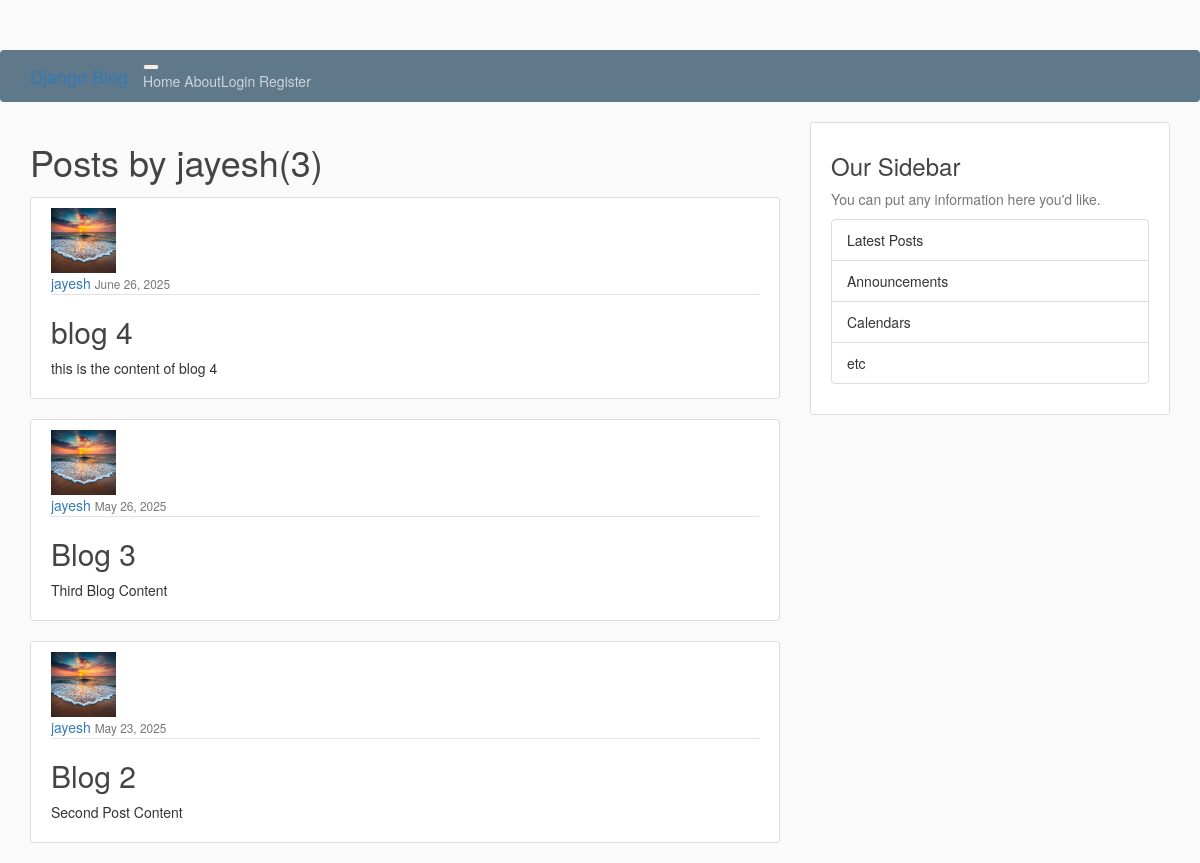
The page /user/jayesh/ on the database as committed earlier.
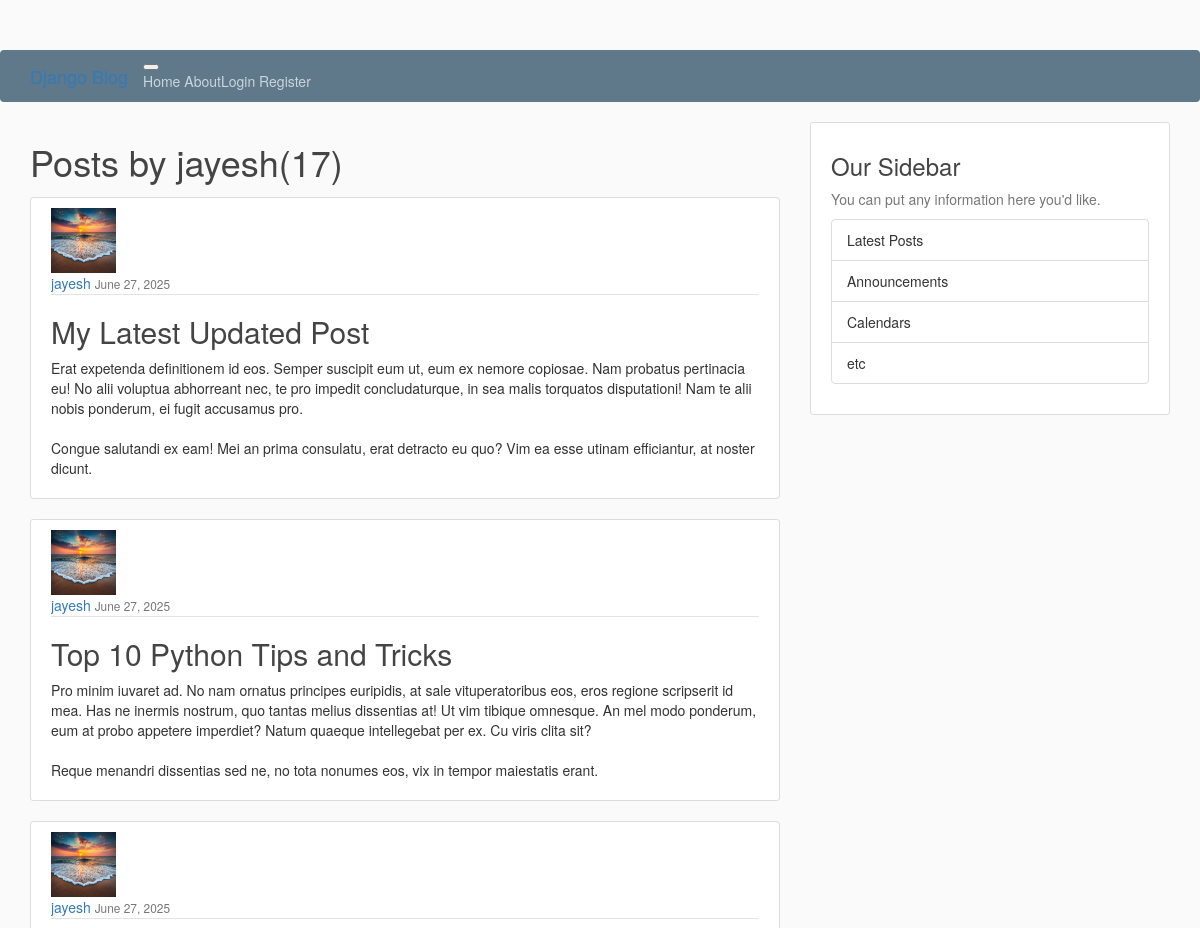
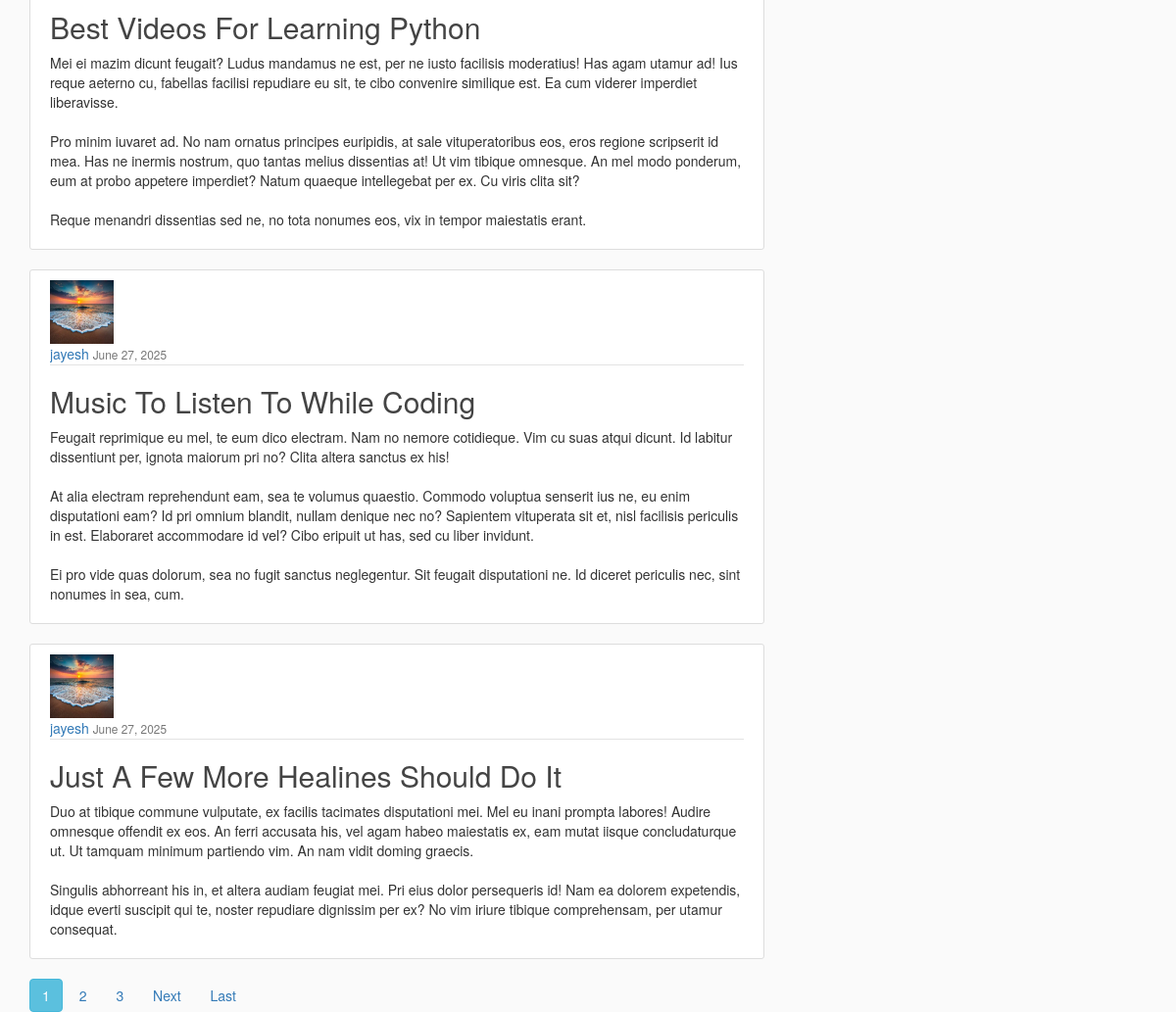
The same page on the database as committed later (2 pictures, top to bottom).
### blog/models.py (models this page shows, shortened)
class Post(models.Model):
    title=models.CharField(max_length=100)
    content=models.TextField()
    date_posted=models.DateTimeField(default=timezone.now)
    author=models.ForeignKey(User,on_delete=models.CASCADE)

### user/models.py (models this page shows, shortened)
class Profile(models.Model):
    user=models.OneToOneField(User,on_delete=models.CASCADE)
    image=models.ImageField(default='default.jpg',upload_to='profile_pics')

### blog/views.py (the view)
# urls.py: path('user/<str:username>/',UserPostListView.as_view() ,name='user-posts'),
class UserPostListView(ListView):
    model=Post
    template_name='blog/user_posts.html'         #<app>/<model>_<viewtype>.html
    context_object_name='posts'
    ordering=['-date_posted']
    paginate_by=5
    def get_queryset(self):
        user=get_object_or_404(User,username=self.kwargs.get('username'))
        return Post.objects.filter(author=user).order_by('-date_posted')

### blog/templates/blog/user_posts.html (shortened to what this page needs)
{% extends 'blog/base.html' %}
{% block content%}
    <h1 class="mb-3">Posts by {{ view.kwargs.username }}({{ page_obj.paginator.count }})</h1>
    {% for post in posts %}
        <article class="media content-section">
            <img class="rounded-circle article-img" src="{{post.author.profile.image.url}}">
            <div class="media-body">
                <div class="article-metadata">
                <a class="mr-2" href="{% url 'user-posts' post.author.username %}">{{ post.author }}</a>
                <small class="text-muted">{{ post.date_posted|date:"F d, Y" }}</small>
                </div>
                <h2><a class="article-title" href="{% url 'post-detail' post.id %}">{{ post.title }}</a></h2>
                <p class="article-content">{{ post.content }}</p>
            </div>
        </article>
    {% endfor %}
    {% if is_paginated %}
        {% for num in page_obj.paginator.page_range %}
            {% if page_obj.number == num %}
                 <a class="btn btn-info mb-4" href="?page={{ num }}">{{ num }}</a>
            {% elif num > page_obj.number|add:'-3' and num < page_obj.number|add:'3' %}
                 <a class="btn btn-outline-info mb-4" href="?page={{ num }}">{{ num }}</a>
            {% endif %}
        {% endfor %}
         {% if page_obj.has_next %}
            <a class="btn btn-outline-info mb-4" href="?page={{ page_obj.next_page_number }}">Next</a>
            <a class="btn btn-outline-info mb-4" href="?page={{ page_obj.paginator.num_pages }}">Last</a>
        {% endif %}
    {% endif %}
{% endblock content %}

### blog/templates/blog/base.html (shortened to what this page needs)
{% load static %}
<!DOCTYPE html>
<html lang="en">
<head>
    <link rel="stylesheet" href="https://cdn.jsdelivr.net/npm/bootstrap@3.4.1/dist/css/bootstrap.min.css">
    <link rel="stylesheet" type="text/css" href="{% static 'blog/main.css' %}">
</head>
<body>
    <header class="site-header">
        <nav class="navbar navbar-expand-md navbar-dark bg-steel fixed-top">
            <div class="container">
            <a class="navbar-brand mr-4" href="{% url 'blog-home' %}">Django Blog</a>
            <button class="navbar-toggler" type="button" data-toggle="collapse" data-target="#navbarToggle" aria-controls="navbarToggle" aria-expanded="false" aria-label="Toggle navigation">
            </button>
            <div class="collapse navbar-collapse" id="navbarToggle">
                <div class="navbar-nav mr-auto">
                <a class="nav-item nav-link" href="{% url 'blog-home' %}">Home</a>
                <a class="nav-item nav-link" href="{% url 'blog-about' %}">About</a>
                </div>
                <div class="navbar-nav">
                    {% if user.is_authenticated %}
                        <a class="nav-item nav-link" href="{% url 'post-create' %}">New Post</a>
                        <a class="nav-item nav-link" href="{% url 'profile' %}">Profile</a>
                      <form method="POST" action="{% url 'logout' %}">
                            {% csrf_token %}
                            <button type="submit">Logout</button>
                        </form>
                    {% else %}
                      <a class="nav-item nav-link" href="{% url 'login' %}">Login</a>
                      <a class="nav-item nav-link" href="{% url 'register' %}">Register</a>
                    {% endif %}
                </div>
            </div>
            </div>
        </nav>
    </header>
    <main role="main" class="container">
        <div class="row">
            <div class="col-md-8">
            {% block content %}{% endblock %}
            </div>
            <div class="col-md-4">
            <div class="content-section">
                <h3>Our Sidebar</h3>
                <p class='text-muted'>You can put any information here you'd like.
                <ul class="list-group">
                    <li class="list-group-item list-group-item-light">Latest Posts</li>
                    <li class="list-group-item list-group-item-light">Announcements</li>
                    <li class="list-group-item list-group-item-light">Calendars</li>
                    <li class="list-group-item list-group-item-light">etc</li>
                </ul>
                </p>
            </div>
            </div>
        </div>
    </main>
</body>
</html>

### blog/static/blog/main.css (style rules this page uses)
body { background: #fafafa; color: #333333; margin-top: 5rem; }
h1, h2, h3, h4, h5, h6 { color: #444444; }
ul { margin: 0; }
.bg-steel { background-color: #5f788a; }
.site-header .navbar-nav .nav-link { color: #cbd5db; }
.content-section { background: #ffffff; padding: 10px 20px; border: 1px solid #dddddd; border-radius: 3px; margin-bottom: 20px; }
.article-title { color: #444444; }
.article-content { white-space: pre-line; }
.article-img { height: 65px; width: 65px; margin-right: 16px; }
.article-metadata { padding-bottom: 1px; margin-bottom: 4px; border-bottom: 1px solid #e3e3e3 }

Rows that differ between the two databases and show on the page:
removed Post: author.profile.image (picture), author "jayesh", date_posted "June 26, 2025", title "blog 4", content "this is the content of blog 4"
removed Post: author.profile.image (picture), author "jayesh", date_posted "May 26, 2025", title "Blog 3", content "Third Blog Content"
removed Post: author.profile.image (picture), author "jayesh", date_posted "May 23, 2025", title "Blog 2", content "Second Post Content"
added Post: author.profile.image (picture), author "jayesh", date_posted "June 27, 2025", title "My Latest Updated Post", content "Erat expetenda definitionem id eos. Semper suscipit eum ut, eum ex nemore copiosae. Nam probatus pertinacia eu! No alii voluptua abhorreant nec, te pro impedit concludaturque, in sea malis torquatos disputationi! Nam te alii nobis ponderum, ei fugit accusamus pro. Congue salutandi ex eam! Mei an prima consulatu, erat detracto eu quo? Vim ea esse utinam efficiantur, at noster dicunt."
added Post: author.profile.image (picture), author "jayesh", date_posted "June 27, 2025", title "Top 10 Python Tips and Tricks", content "Pro minim iuvaret ad. No nam ornatus principes euripidis, at sale vituperatoribus eos, eros regione scripserit id mea. Has ne inermis nostrum, quo tantas melius dissentias at! Ut vim tibique omnesque. An mel modo ponderum, eum at probo appetere imperdiet? Natum quaeque intellegebat per ex. Cu viris clita sit? Reque menandri dissentias sed ne, no tota nonumes eos, vix in tempor maiestatis erant."
added Post: author.profile.image (picture), author "jayesh", date_posted "June 27, 2025", title "Best Videos For Learning Python", content "Mei ei mazim dicunt feugait? Ludus mandamus ne est, per ne iusto facilisis moderatius! Has agam utamur ad! Ius reque aeterno cu, fabellas facilisi repudiare eu sit, te cibo convenire similique est. Ea cum viderer imperdiet liberavisse. Pro minim iuvaret ad. No nam ornatus principes euripidis, at sale vituperatoribus eos, eros regione scripserit id mea. Has ne inermis nostrum, quo tantas melius dissentias at! Ut vim tibique omnesque. An mel modo ponderum, eum at probo appetere imperdiet? Natum quaeque intellegebat per ex. Cu viris clita sit? Reque menandri dissentias sed ne, no tota nonumes eos, vix in tempor maiestatis erant."
added Post: author.profile.image (picture), author "jayesh", date_posted "June 27, 2025", title "Music To Listen To While Coding", content "Feugait reprimique eu mel, te eum dico electram. Nam no nemore cotidieque. Vim cu suas atqui dicunt. Id labitur dissentiunt per, ignota maiorum pri no? Clita altera sanctus ex his! At alia electram reprehendunt eam, sea te volumus quaestio. Commodo voluptua senserit ius ne, eu enim disputationi eam? Id pri omnium blandit, nullam denique nec no? Sapientem vituperata sit et, nisl facilisis periculis in est. Elaboraret accommodare id vel? Cibo eripuit ut has, sed cu liber invidunt. Ei pro vide quas dolorum, sea no fugit sanctus neglegentur. Sit feugait disputationi ne. Id diceret periculis nec, sint nonumes in sea, cum."
added Post: author.profile.image (picture), author "jayesh", date_posted "June 27, 2025", title "Just A Few More Healines Should Do It", content "Duo at tibique commune vulputate, ex facilis tacimates disputationi mei. Mel eu inani prompta labores! Audire omnesque offendit ex eos. An ferri accusata his, vel agam habeo maiestatis ex, eam mutat iisque concludaturque ut. Ut tamquam minimum partiendo vim. An nam vidit doming graecis. Singulis abhorreant his in, et altera audiam feugiat mei. Pri eius dolor persequeris id! Nam ea dolorem expetendis, idque everti suscipit qui te, noster repudiare dignissim per ex? No vim iriure tibique comprehensam, per utamur consequat."
Other text that changed with them:
{{ page_obj.paginator.count }}: "3" → "17"
new list line: "1"
new list line: "2"
new list line: "3"
text now shown: "Next Last"
